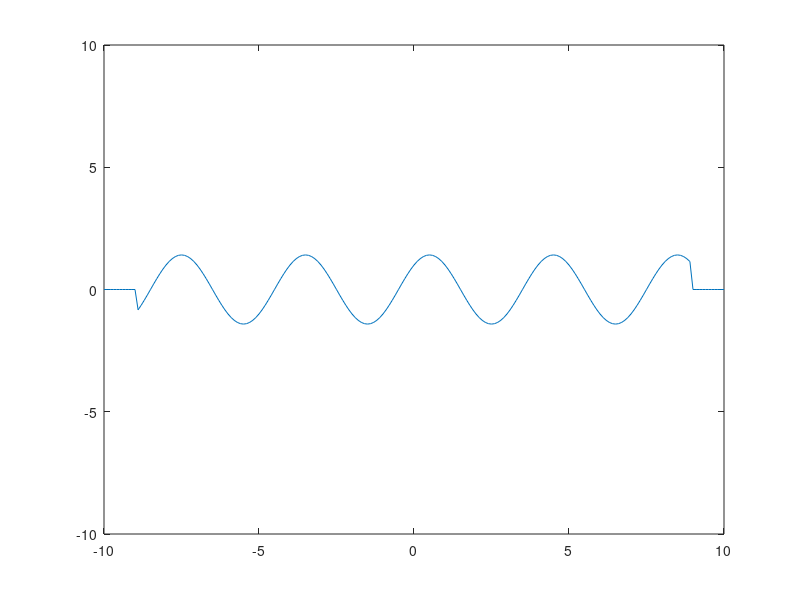

Here is the MATLAB script that generated this plot:
x = -10:0.1:10;
t = 0:0.1:10;

g = @(x) (cos(pi*x/2) + sin(pi*x/2)).*(x > -9 & x < 9);
%g = @(x) (-1).*(x > -2*pi & x < 0) + (1).*(x > 0 & x < 2*pi );
phi = @(x) (1 -0.7*x + 0.1*sin(5*x) + cos(x)).*(x > -pi & x < pi);
%phi = @(x) (x + cos(x)).*(x > -pi & x < pi);


u = zeros(1,length(x));
v = zeros(1,length(x));
mask = zeros(1,length(x));

for s = 0:1/20:3
    for j = 1:length(x);
        u(j) = integral(g,x(j) - s,x(j) + s);    
        v(j) = integral(phi,x(j) - s,x(j) + s);    
        mask(j) = (abs(0.5*g(x(j) + s) + 0.5*g(x(j)-s)) > 0) & (abs(u(j)) < 0.01);        
    end
    if s == pi; disp('t = pi'); end
    %sum(v.*g(x))
    subplot(1,1,1); plot(x,u,x,mask); axis([-10,10,-10,10]); title(sprintf('u(%2.2f)',s));
    %subplot(1,2,2); plot(x,0.5*g(x + s) + 0.5*g(x-s)); axis([-10,10,-5,5])
    %subplot(1,3,3); plot(x,mask); axis([-10,10,-2,2])
    pause(0.1)
end
hold off
subplot(1,1,1); plot(x,g(x)); axis([-10,10,-10,10])